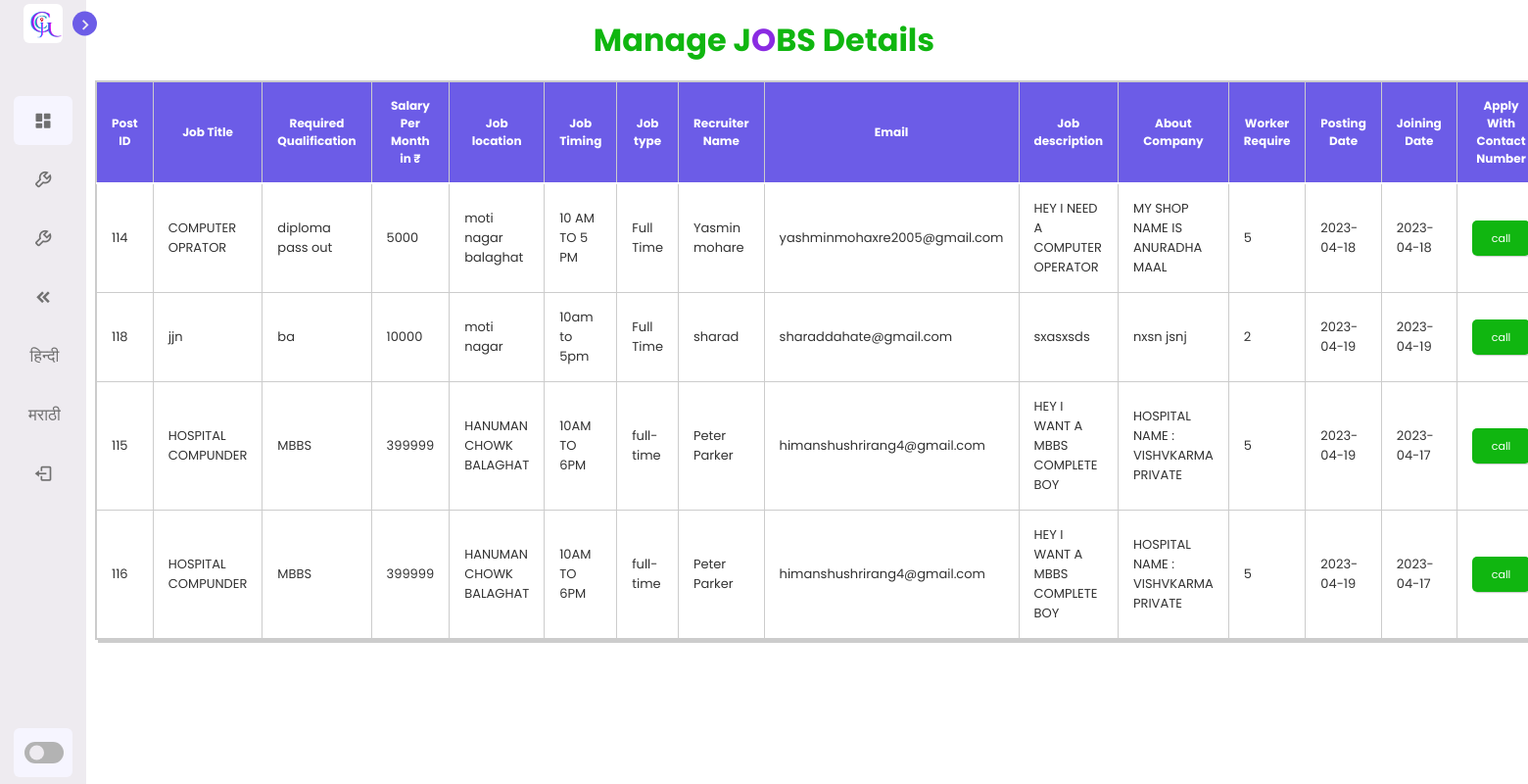
/admin_manage_jobs.php (signed in), run on the app's committed database.
### tables this page shows
CREATE TABLE `job` (
  `id` int(11) NOT NULL,
  `recruitername` varchar(255) DEFAULT NULL,
  `email` varchar(255) DEFAULT NULL,
  `qualification` varchar(255) DEFAULT NULL,
  `jobtitle` text DEFAULT NULL,
  `salary` int(255) DEFAULT NULL,
  `jobtype` char(255) DEFAULT NULL,
  `joblocation` varchar(300) DEFAULT NULL,
  `jobtiming` varchar(255) DEFAULT NULL,
  `jobdescription` varchar(300) DEFAULT NULL,
  `aboutcompany` varchar(300) DEFAULT NULL,
  `workerrequire` int(255) DEFAULT NULL,
  `postingdate` date DEFAULT NULL,
  `joiningdate` date DEFAULT NULL
);

### admin_manage_jobs.php (the view, shortened to what this page needs)
<!DOCTYPE html>
<?php
include("admin_all_nav.php");
$result = mysqli_query($dbc, "SELECT * FROM job ORDER by recruitername DESC");
?>
<html lang="en">
<head>
    <link rel="stylesheet" href="css/new_table1.css">
</head>
<body>
<?php include("Loader.php");?>
    <h1>Manage J<span style="color:blueviolet">O</span>BS Details</h1>
    <table style=" margin-left: 97px;">
        <tr>
            <th>Post ID</th>
            <th>Job Title</th>
            <th>Required Qualification</th>
            <th>Salary Per Month in &#8377;</th>
            <th>Job location</th>
            <th>Job Timing</th>
            <th>Job type</th>
            <th>Recruiter Name</th>
            <th>Email</th>
            <th>Job description</th>
            <th>About Company</th>
            <th>Worker Require</th>
            <th>Posting Date</th>
            <th>Joining Date</th>
            <th>Apply With Contact Number</th>
        </tr>
        <?php
        while ($res = mysqli_fetch_array($result)) {
            echo '<tr>';
            echo '<td>' . $res['id'] . '</td>';
            echo '<td>' . $res['jobtitle'] . '</td>';
            echo '<td>' . $res['qualification'] . '</td>';
            echo '<td>' . $res['salary'] . '</td>';
            echo '<td>' . $res['joblocation'] . '</td>';
            echo '<td>' . $res['jobtiming'] . '</td>';
            echo '<td>' . $res['jobtype'] . '</td>';
            echo '<td>' . $res['recruitername'] . '</td>';
            echo '<td>' . $res['email'] . '</td>';
            echo '<td>' . $res['jobdescription'] . '</td>';
            echo '<td>' . $res['aboutcompany'] . '</td>';
            echo '<td>' . $res['workerrequire'] . '</td>';
            echo '<td>' . $res['postingdate'] . '</td>';
            echo '<td>' . $res['joiningdate'] . '</td>';
            echo '<td><a href="tel:' . $res['mobno'] . '" target="_blank" class="button2" style=" text-decoration:none;">call</a></td>';
            echo "<td>  <a href=\"https://mail.google.com/mail\"  target='_blank'>   <input type='submit' value='Email' class='button2' ></a>";
            echo "<td>   <input type='submit' value='Save' class='button1' readonly></a>";
        }
        ?>
    </table>
</body>
</html>

### css/admin_all_nav.css (style rules this page uses)
* { margin: 0; padding: 0; box-sizing: border-box; font-family: 'Poppins', sans-serif; }
:root { --body-color: #e4e9f700; --sidebar-color: #eeebf0; --primary-color: #6c5ce7; --primary-color-light: #F6F5FF; --toggle-color: #b3b3b3; --text-color: #707070; --tran-03: all 0.2s ease; --tran-03: all 0.3s ease; --tran-04: all 0.3s ease; --tran-05: all 0.3s ease; }
body { min-height: 100vh; background-color: var(--body-color); transition: var(--tran-05); }

### css/new_table1.css (style rules this page uses)
table { display: inline-flex; border-collapse: collapse; box-align: center; border: 1px solid #ccc; box-shadow: 3px 3px 0px 0px rgba(0, 0, 0, 0.2); }
h1 { font-size: 32px; list-style: 24px; padding: 17px; text-align: center; color:rgb(16, 182, 16); }
th { background-color: #6c5ce7; color: #fff; padding: 15px; font-size: 12px; border: 1px solid #ccc; text-align: left; text-align: center; border-bottom: 2px solid #fff; }
td { background-color: #fff; color: #333; padding: 15px; font-size: 13px; border: 1px solid #ccc; }
tr:nth-child(even) { background-color: #f2f2f2; }
body { background-color: #fff; }
.button2 { background-color: #10b610;; color: #fff; padding: 10px 20px; border: none; border-radius: 5px; font-size: 11px; cursor: pointer; transition: background-color 0.3s ease-in-out; }
.button1, .button2 { box-shadow: 1px 1px 1px rgba(0, 0, 0, 0.2); }

### data on the page
job: id "114", jobtitle "COMPUTER OPRATOR", qualification "diploma pass out", salary "5000", joblocation "moti nagar balaghat", jobtiming "10 AM TO 5 PM", jobtype "Full Time", recruitername "Yasmin mohare", email "yashminmohaxre2005@gmail.com", jobdescription "HEY I NEED A COMPUTER OPERATOR", aboutcompany "MY SHOP NAME IS ANURADHA MAAL", workerrequire "5", postingdate "2023-04-18", joiningdate "2023-04-18"
job: id "118", jobtitle "jjn", qualification "ba", salary "10000", joblocation "moti nagar", jobtiming "10am to 5pm", jobtype "Full Time", recruitername "sharad", email "sharaddahate@gmail.com", jobdescription "sxasxsds", aboutcompany "nxsn jsnj", workerrequire "2", postingdate "2023-04-19", joiningdate "2023-04-19"
job: id "115", jobtitle "HOSPITAL COMPUNDER", qualification "MBBS", salary "399999", joblocation "HANUMAN CHOWK BALAGHAT", jobtiming "10AM TO 6PM", jobtype "full-time", recruitername "Peter Parker", email "himanshushrirang4@gmail.com", jobdescription "HEY I WANT A MBBS COMPLETE BOY", aboutcompany "HOSPITAL NAME : VISHVKARMA PRIVATE", workerrequire "5", postingdate "2023-04-19", joiningdate "2023-04-17"
job: id "116", jobtitle "HOSPITAL COMPUNDER", qualification "MBBS", salary "399999", joblocation "HANUMAN CHOWK BALAGHAT", jobtiming "10AM TO 6PM", jobtype "full-time", recruitername "Peter Parker", email "himanshushrirang4@gmail.com", jobdescription "HEY I WANT A MBBS COMPLETE BOY", aboutcompany "HOSPITAL NAME : VISHVKARMA PRIVATE", workerrequire "5", postingdate "2023-04-19", joiningdate "2023-04-17"
